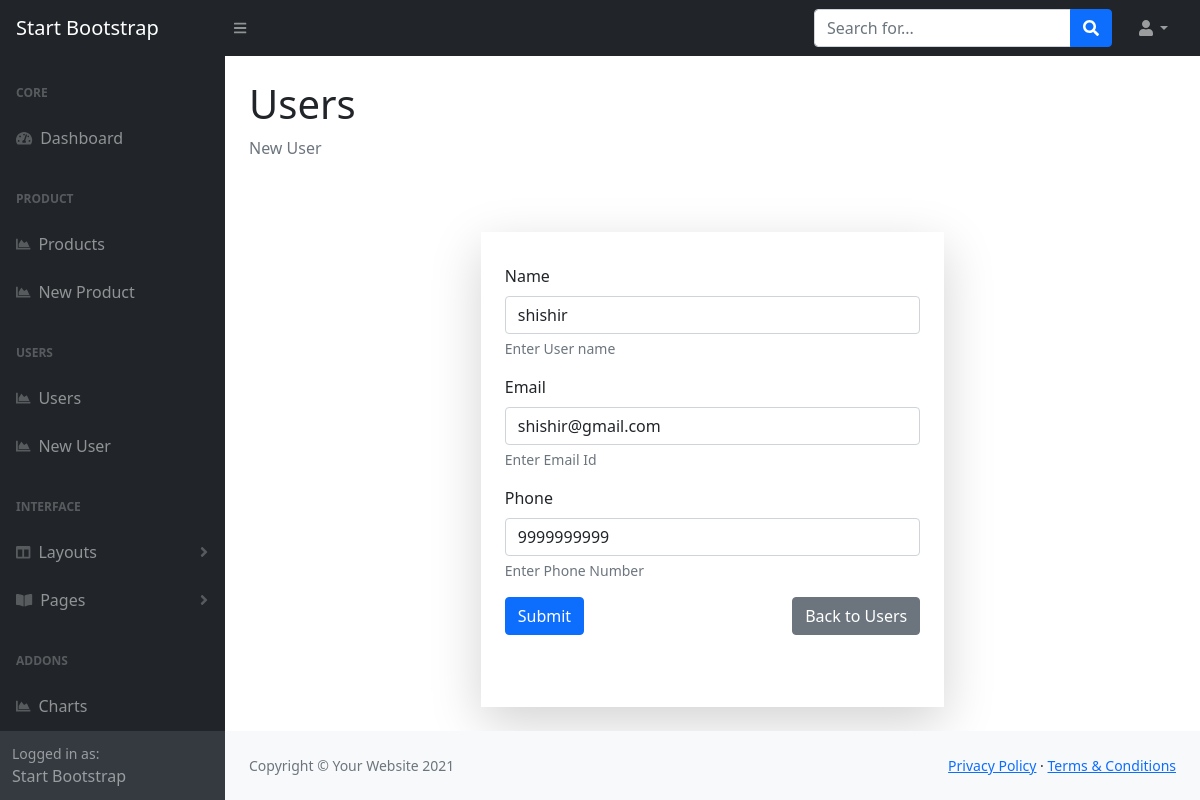
The page /admin/add-user.php?id=1 on the database its author committed.
### tables this page shows
CREATE TABLE IF NOT EXISTS `users` (
  `id` int(10) unsigned NOT NULL AUTO_INCREMENT,
  `name` varchar(50) NOT NULL DEFAULT '',
  `email` varchar(100) NOT NULL DEFAULT '',
  `phone` varchar(50) DEFAULT '0',
  PRIMARY KEY (`id`)
);

### admin/dbcon/lib/user.php (called while the page is built, shortened)
<?php
class user implements crud {
    private  $conn;
    public function __construct($conn)
    {
        $this->conn = $conn;
    }
    public function edit($id) {
        $sql = "SELECT * FROM users WHERE id=$id";
        $stmt =  $this->conn->prepare($sql);
        $stmt->execute();
        $stmt->setFetchMode(PDO::FETCH_ASSOC);
        return $stmt->fetch();
    }
}
?>

### admin/add-user.php (the view, shortened to what this page needs)
<?php include('include/head.php'); ?>
<?php include('include/header.php'); ?>
<?php include('include/sidebar.php'); ?>
<?php
$id = $_GET['id'] ?? 0;
$instance = DB::getInstance();
$conn = $instance->getConnection();
$newUser =  new User($conn);
if(isset($id) && !empty($id)) {
    $getUser = $newUser;
    $users =  $getUser->edit($id);
}
?>
<main>
    <div class="container-fluid px-4">
        <h1 class="mt-4">Users</h1>
        <ol class="breadcrumb mb-4">
            <li class="breadcrumb-item active">New User</li>
        </ol>
        <div class="row">
            <div class="mb-4">
                <div class="col-6 mx-auto">
                    <form action="" method="post" class="bg-white shadow-lg p-4 mt-5">
                        <div class="mb-3">
                            <label for="name" class="form-label">Name</label>
                            <input type="text" class="form-control" name="name" id="name" aria-describedby="nameHelp" value="<?= $users['name'] ?? '' ?>">
                            <div id="nameHelp" class="form-text">Enter User name</div>
                        </div>
                        <div class="mb-3">
                            <label for="email" class="form-label">Email</label>
                            <input type="text" class="form-control" name="email" id="email" aria-describedby="brandHelp"  value="<?= $users['email'] ?? '' ?>">
                            <div id="brandHelp" class="form-text">Enter Email Id</div>
                        </div>
                        <div class="mb-3">
                            <label for="phone" class="form-label">Phone</label>
                            <input type="phone" class="form-control" name="phone" id="phone" aria-describedby="colorHelp"  value="<?= $users['phone'] ?? '' ?>">
                            <div id="colorHelp" class="form-text">Enter Phone Number</div>
                        </div>
                        <button type="submit" name="<?= isset($users['id'])? 'update' : 'submit' ?>" class="mb-5 btn btn-primary">Submit</button>
                        <a href="users.php" type="submit" class="mb-5 btn btn-secondary float-end">Back to Users</a>
                    </form>
                </div>
            </div>
        </div>
    </div>
</main>
<?php include('include/footer.php'); ?>

### rows shown on the page
users: name "shishir", email "shishir@gmail.com", phone "9999999999"
